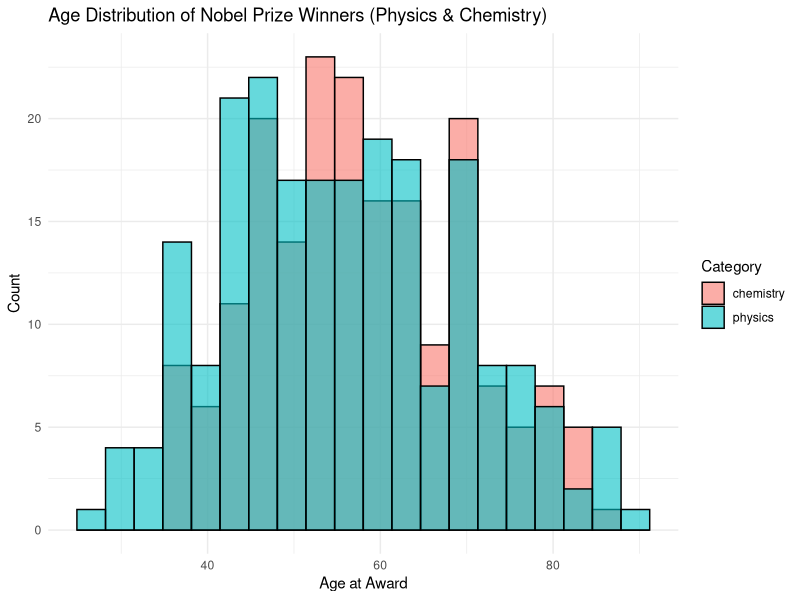
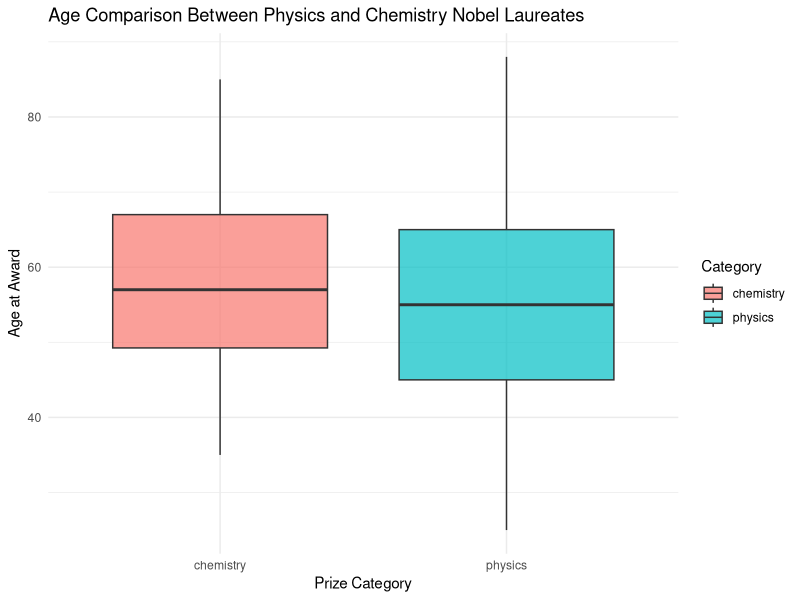

These figures' R source, in order:
# Load libraries
library(dplyr)
library(ggplot2)
library(readr)
library(lubridate)

# Import dataset (make sure the CSV is in your working directory)
nobel <- read_csv("nobel_prize_by_winner.csv")

# Parse born and died dates (robust)
nobel <- nobel %>%
  mutate(
    born_date = suppressWarnings(parse_date_time(born, orders = "mdy")),
    died_date = suppressWarnings(parse_date_time(died, orders = "mdy"))
  )

# Clean dataset: keep Physics & Chemistry, valid birth dates, and create age at award
nobel_clean <- nobel %>%
  filter(category %in% c("physics", "chemistry")) %>%
  filter(!is.na(born_date)) %>%
  mutate(
    fullname = paste(firstname, surname),
    age_at_award = year - year(born_date)
  ) %>%
  select(fullname, category, age_at_award, year, gender, bornCountry)

# Histogram: Age distribution for Physics & Chemistry
ggplot(nobel_clean, aes(x = age_at_award, fill = category)) +
  geom_histogram(color = "black", bins = 20, alpha = 0.6, position = "identity") +
  labs(
    title = "Age Distribution of Nobel Prize Winners (Physics & Chemistry)",
    x = "Age at Award",
    y = "Count",
    fill = "Category"
  ) +
  theme_minimal()

# Boxplot: Age comparison between Physics and Chemistry
ggplot(nobel_clean, aes(x = category, y = age_at_award, fill = category)) +
  geom_boxplot(alpha = 0.7) +
  labs(
    title = "Age Comparison Between Physics and Chemistry Nobel Laureates",
    x = "Prize Category",
    y = "Age at Award",
    fill = "Category"
  ) +
  theme_minimal()

# Summary statistics by category
summary_by_category <- nobel_clean %>%
  group_by(category) %>%
  summarise(
    count = n(),
    mean_age = mean(age_at_award, na.rm = TRUE),
    median_age = median(age_at_award, na.rm = TRUE),
    sd_age = sd(age_at_award, na.rm = TRUE)
  )

print(summary_by_category)

# t-test: compare ages between Physics and Chemistry
t_test_result <- t.test(
  age_at_award ~ category,
  data = nobel_clean,
  alternative = "two.sided"
)

print(t_test_result)
